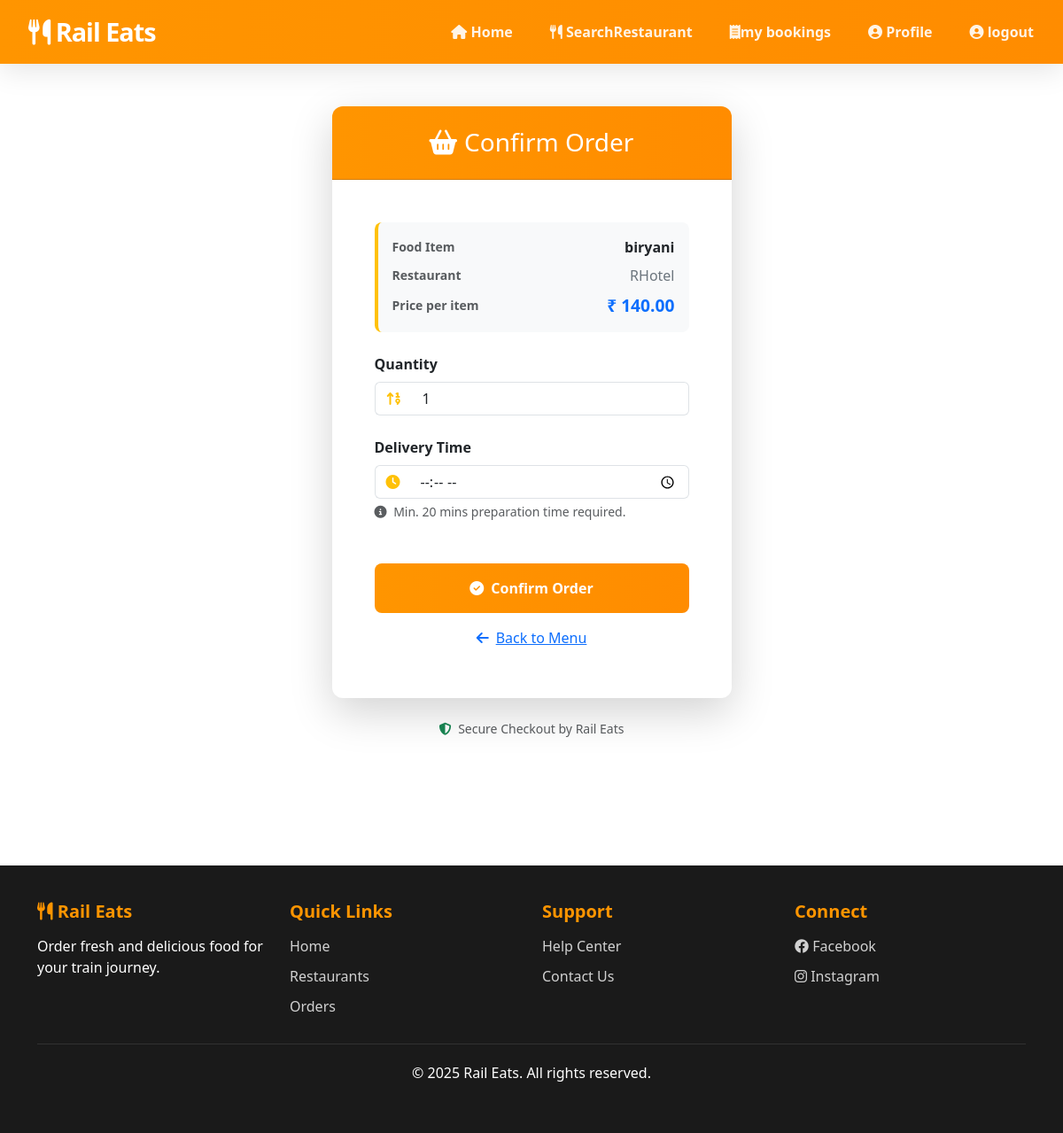
/User/book-food/4/ (signed in), run on the app's committed database.
### Restaurant/models.py (models this page shows, shortened)
class tbl_food(models.Model):
    restaurant = models.ForeignKey(
        tbl_restaurant,
        on_delete=models.CASCADE,
        related_name='foods'
    )
    food_name = models.CharField(max_length=100)
    category = models.CharField(max_length=50)   # Veg / Non-Veg
    price = models.DecimalField(max_digits=6, decimal_places=2)
    description = models.TextField(blank=True)
    is_available = models.BooleanField(default=True)
    created_at = models.DateTimeField(auto_now_add=True)

### Guest/models.py (models this page shows, shortened)
class tbl_restaurant(models.Model):
    restaurant_name = models.CharField(max_length=100)
    owner_name = models.CharField(max_length=100)
    email = models.EmailField(unique=True)
    phone = models.CharField(max_length=15)
    station_name = models.CharField(max_length=100)
    station_code = models.CharField(max_length=10)
    address = models.TextField()
    password = models.CharField(max_length=255)
    status = models.IntegerField(default=0)

### User/views.py (the view, shortened to what this page needs)
# urls.py: path('book-food/<int:food_id>/', views.book_food, name='book_food'),
def book_food(request, food_id):
    if not request.session.get('uid'):
        return redirect('wguest:login')
    food = get_object_or_404(tbl_food, id=food_id)
    user = tbl_user.objects.get(id=request.session['uid'])
    if request.method == 'GET':
        return render(request, 'User/ConfirmBooking.html', {
            'food': food
        })

### User/Templates/User/confirmBooking.html (shortened to what this page needs)
{% extends 'User/header.html' %}
{% block content %}
<div class="container py-5">
    <div class="row justify-content-center">
        <div class="col-lg-5 col-md-8">
            <div class="card shadow-lg border-0" style="border-radius: var(--border-radius); overflow: hidden;">
                <div class="card-header text-center py-4" style="background: linear-gradient(90deg, var(--primary-orange) 0%, #ff8c00 100%);">
                    <h3 class="mb-0 text-white"><i class="fas fa-shopping-basket me-2"></i>Confirm Order</h3>
                </div>
                <div class="card-body p-4 p-md-5">
                    <div class="order-summary mb-4 p-3 bg-light rounded-3 border-start border-4 border-warning">
                        <div class="d-flex justify-content-between align-items-center mb-2">
                            <span class="text-muted small uppercase fw-bold">Food Item</span>
                            <span class="text-dark fw-bold">{{ food.food_name }}</span>
                        </div>
                        <div class="d-flex justify-content-between align-items-center mb-2">
                            <span class="text-muted small uppercase fw-bold">Restaurant</span>
                            <span class="text-secondary">{{ food.restaurant.restaurant_name }}</span>
                        </div>
                        <div class="d-flex justify-content-between align-items-center">
                            <span class="text-muted small uppercase fw-bold">Price per item</span>
                            <span class="text-primary fw-bold" style="font-size: 1.2rem;">₹ {{ food.price }}</span>
                        </div>
                    </div>
                    <form method="post" id="orderForm" class="needs-validation" novalidate>
                        <div class="mb-4">
                            <label class="form-label fw-bold">Quantity</label>
                            <div class="input-group">
                                <span class="input-group-text bg-white border-end-0"><i class="fas fa-sort-numeric-up text-warning"></i></span>
                                <input type="number" name="quantity" class="form-control border-start-0"
                                       min="1" value="1" placeholder="How many?" required>
                            </div>
                        </div>
                        <div class="mb-4">
                            <label class="form-label fw-bold">Delivery Time</label>
                            <div class="input-group">
                                <span class="input-group-text bg-white border-end-0">
                                    <i class="fas fa-clock text-warning"></i>
                                </span>
                                <input type="time" name="delivery_time" id="delivery_time" class="form-control border-start-0" required>
                            </div>
                            <small class="text-muted mt-1 d-block">
                                <i class="fas fa-info-circle me-1"></i>
                                Min. 20 mins preparation time required.
                            </small>
                        </div>
                        <div class="d-grid gap-2 mt-5">
                            <button type="submit" class="btn-primary-custom py-3">
                                <i class="fas fa-check-circle me-2"></i>Confirm Order
                            </button>
                            <a href="{% url 'wuser:foods_by_station' %}?station={{ food.restaurant.station_name }}"
                               class="btn-secondary-custom text-center py-2">
                                <i class="fas fa-arrow-left me-2"></i>Back to Menu
                            </a>
                        </div>
                    </form>
                </div>
            </div>
            <div class="text-center mt-4">
                <p class="text-muted small">
                    <i class="fas fa-shield-alt text-success me-1"></i>
                    Secure Checkout by Rail Eats
                </p>
            </div>
        </div>
    </div>
</div>
{% endblock %}

### User/Templates/User/header.html (style rules this page uses)
:root { --primary-orange: #FF9500; --dark-bg: #1a1a1a; --dark-text: #2C3E50; --light-text: #ffffff; --light-bg: #F8F9FA; --border-radius: 12px; --box-shadow: 0 8px 32px rgba(0, 0, 0, 0.1); --transition: all 0.3s cubic-bezier(0.4, 0, 0.2, 1); }
body { font-family: 'Segoe UI', Tahoma, Geneva, Verdana, sans-serif; background: #ffffff; min-height: 100vh; color: var(--dark-text); }
.btn-primary-custom { background: linear-gradient(90deg, var(--primary-orange) 0%, #ff8c00 100%); color: white; border: none; padding: 12px 35px; border-radius: 8px; font-weight: 600; transition: var(--transition); }

### data on the page
tbl_food: food_name "biryani", restaurant.restaurant_name "RHotel", price "140.00"
